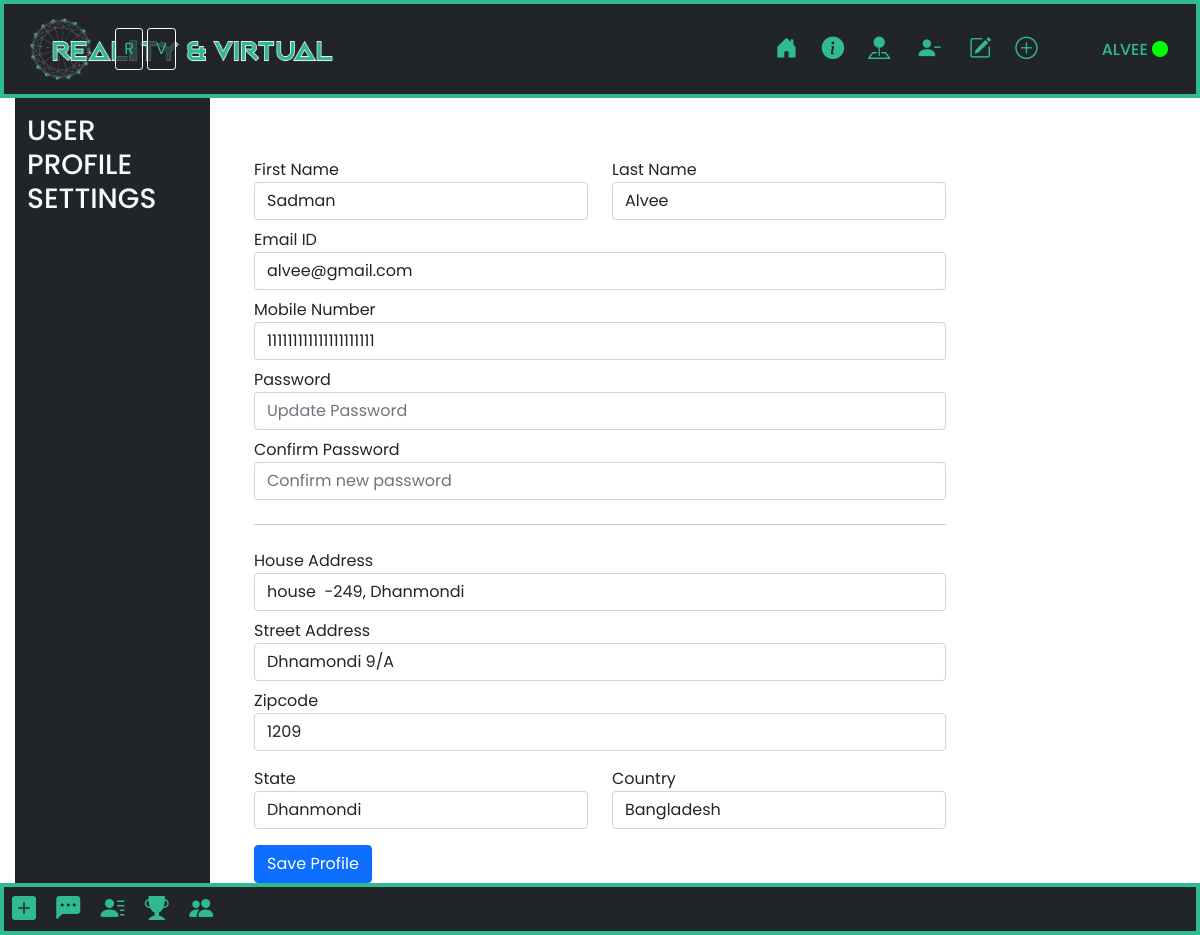
/userProfileEdit.php (signed in), run on the app's committed database.
### tables this page shows
CREATE TABLE `user` (
  `user_id` int(11) NOT NULL,
  `user_type` varchar(20) NOT NULL,
  `first_name` varchar(50) NOT NULL,
  `last_name` varchar(50) NOT NULL,
  `date_of_birth` date NOT NULL,
  `Email` varchar(255) NOT NULL,
  `password` text NOT NULL,
  `house_address` varchar(255) NOT NULL,
  `street_address` varchar(255) NOT NULL,
  `zip_code` int(11) NOT NULL,
  `state` varchar(50) NOT NULL,
  `country` varchar(50) NOT NULL,
  `phone_number` varchar(25) NOT NULL,
  `activation_code` varchar(255) DEFAULT NULL,
  `status` int(11) NOT NULL DEFAULT 2 COMMENT '1.active, 2.new, 3.banned',
  `created_date` datetime NOT NULL DEFAULT current_timestamp(),
  `profileImgUrl` varchar(125) DEFAULT NULL,
  `lastActive` int(11) NOT NULL DEFAULT 1,
  `reputation` int(11) NOT NULL DEFAULT 10,
  `coins` int(11) NOT NULL DEFAULT 1
);

### userProfileEdit.php (the view, shortened to what this page needs)
<!doctype html>
<html lang="en">
<head>
    <link href="https://cdn.jsdelivr.net/npm/bootstrap@5.1.1/dist/css/bootstrap.min.css" rel="stylesheet">
    <link rel="stylesheet" href="https://cdn.jsdelivr.net/npm/bootstrap-icons@1.5.0/font/bootstrap-icons.css">
    <link rel="stylesheet" href="02~css/Page_index.css">
    <?php include_once('header.php'); ?>
</head>
<body>
    <div class="container ">
        <div class="row ">
            <div class="col-2 bg-dark bg-opacity-100">
                <div class=" justify-content-between align-items-center mb-3">
                    <h4 class="text-right fs-3 pt-3 text-uppercase text-light">User Profile Settings</h4>
                </div>
            </div>
            <div class="col-8 ">
                <div class="container rounded bg-white my-5">
                    <form action="userProfileEdit.php" method="POST">
                        <?php include('server.php'); ?>
                        <div class="row">
                            <div class="col-12">
                                <?php
                                if (isset($_SESSION['userID'])) {
                                    $userID = $_SESSION['userID'];
                                    $query = "Select * from user where user_id = '$userID' ";
                                    $query_run = mysqli_query($db, $query);
                                    if (mysqli_num_rows($query_run) > 0) {
                                        foreach ($query_run as $row) {
                                ?>
                                            <div class="p-2 py-1">
                                                <div class="row mt-2 ">
                                                    <div class="col-md-6"><label class="labels">First Name</label><input type="text" class="form-control" name="e_first_name" placeholder="first name" value="<?= $row['first_name'] ?>" required></div>
                                                    <div class="col-md-6"><label class="labels">Last Name</label><input type="text" class="form-control" name="e_last_name" value="<?= $row['last_name'] ?>" placeholder="last name" required></div>
                                                </div>
                                                <div class="row ">
                                                    <div class="col-md-12  pt-2"><label class="labels">Email ID</label><input type="text" class="form-control" name="e_email" placeholder="Email id" value="<?= $row['Email'] ?>" required></div>
                                                    <div class="col-md-12  pt-2"><label class="labels">Mobile Number</label><input type="text" class="form-control" name="e_phone" placeholder="Phone number" value="<?= $row['phone_number'] ?>" required></div>
                                                    <div class="col-md-12  pt-2"><label class="labels">Password</label><input type="password" class="form-control" name="e_password1" placeholder="Update Password" value="" required></div>
                                                    <div class="col-md-12  pt-2"><label class="labels">Confirm Password</label><input type="password" class="form-control" name="e_password2" placeholder="Confirm new password" value="" required></div>
                                                    <div class="col-md-12  pt-2 ">
                                                        <hr class="text-dark">
                                                    </div>
                                                    <div class="col-md-12  pt-2"><label class="labels">House Address</label><input type="text" class="form-control" name="e_house_address" placeholder="enter House Address" value="<?= $row['house_address'] ?>" required></div>
                                                    <div class="col-md-12  pt-2"><label class="labels">Street Address</label><input type="text" class="form-control" name="e_street_address" placeholder="enter Street Address" value="<?= $row['street_address'] ?>" required></div>
                                                    <div class="col-md-12  pt-2"><label class="labels">Zipcode</label><input type="text" class="form-control" name="e_zip" placeholder="enterzipcode " value="<?= $row['zip_code'] ?>" required></div>
                                                </div>
                                                <div class="row mt-3">
                                                    <div class="col-md-6"><label class="labels">State</label><input type="text" class="form-control" name="e_state" value="<?= $row['state'] ?>" placeholder="state" required></div>
                                                    <div class="col-md-6 "><label class="labels">Country</label><input type="text" class="form-control" name="e_country" placeholder="country" value="<?= $row['country'] ?>" required></div>
                                                </div>
                                                <div class="mt-3 text-start "><button class="btn btn-primary profile-button" type="submit" name="save_profile" >Save Profile</button></div>
                                            </div>
                                <?php
                                        }
                                    } else {
                                        echo "No records Found";
                                    }
                                }
                                ?>
                            </div>
                        </div>
                    </form>
                </div>
            </div>
            <div class="col-2 ">
            </div>
        </div>
    </div>
    <?php include_once('userLogin_modal.php'); ?>
</body>
<?php include_once('footer.php'); ?>
</html>

### 02~css/Page_index.css (style rules this page uses)
body { line-height: 1.5; font-family: 'Poppins', sans-serif; }
* { margin:0; padding:0; box-sizing: border-box; }
.container { max-width: 1170px; margin:auto; }
.row { display: flex; flex-wrap: wrap; }

### data on the page
user: e_first_name "Sadman", e_last_name "Alvee", e_email "alvee@gmail.com", e_phone "111111111111111111111", e_house_address "house -249, Dhanmondi", e_street_address "Dhnamondi 9/A", e_zip "1209", e_state "Dhanmondi", e_country "Bangladesh"

### other printed values
$currentLoggedInUser "ALVEE"
